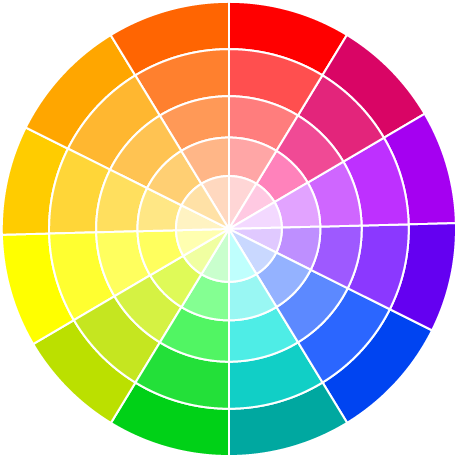
#> input picture lab3/images/wheel.png, 457 x 458 px
$ python task3.py
#> lines starting #> are read from the running program, lines starting #| are printed output that depends on the picture; after the words box and inside, x2 and y2 are one past the last pixel; in counts of white or black regions, pixels touching at a corner belong together
import cv2
import numpy as np
import os

def apply_rgb_filters(image):
    """Apply RGB color filtering"""
    # TODO: (DONE) Define BGR color ranges for red, green, and blue
    # Example: ranges = {'red': ([low_B, low_G, low_R], [high_B, high_G, high_R]), ...}
    ranges = {
        'red': ([0, 0, 220], [50, 50, 255]),
        'green': ([0, 200, 0], [50, 255, 50]),
        'blue': ([220, 0, 0], [255, 80, 80]),
        'yellow': ([0, 220, 200], [10, 255, 255]),
        'purple': ([150, 0, 150], [250, 10, 190])
    }

    results = {}
    for color, (lower, upper) in ranges.items():
        # TODO: (DONE) Convert lists to NumPy arrays
        # TODO: (DONE) Create mask with cv2.inRange()
        # TODO: (DONE) Apply cv2.bitwise_and() to extract the color region
        lower_np = np.array(lower)
        upper_np = np.array(upper)
        mask = cv2.inRange(image, lower_np, upper_np)
        filtered = cv2.bitwise_and(image, image, mask=mask)  # Replace with masked image
        results[color] = {'mask': mask, 'filtered': filtered}

    return results

def apply_hsv_filters(image):
    """Apply HSV color filtering"""
    # TODO: (DONE) Convert image from BGR to HSV using cv2.cvtColor()
    hsv = cv2.cvtColor(image, cv2.COLOR_BGR2HSV)

    # TODO: Define HSV ranges for red, green, and blue
    # Hint: Red requires TWO ranges (low 0–10 and high 170–180)
    ranges = {
        'red': [
            ([0, 50, 10], [10, 255, 255]),    # low reds
            ([170, 50, 10], [180, 255, 255])  # high reds
        ],
        'green': [
            ([40, 10, 10], [86, 255, 255])
        ],
        'blue': [
            ([95, 10, 10], [126, 255, 255])
        ],
        'yellow': [
            ([28, 10, 10], [32, 255, 255])
        ],
        'purple': [
            ([140, 10, 10], [160, 255, 255])
        ]
    }

    results = {}
    for color, bounds_list in ranges.items():
        mask = None
        # TODO: (DONE) Convert lower/upper to NumPy arrays
        # TODO: (DONE) Create mask using cv2.inRange()
        # TODO: (DONE) Combine masks using cv2.bitwise_or()
        for lower, upper in bounds_list:
            lower_np = np.array(lower)
            upper_np = np.array(upper)

            new_mask = cv2.inRange(hsv, lower_np, upper_np)
            if mask is None:
                mask = new_mask
            else:
                mask = cv2.bitwise_or(mask, new_mask)
            pass

        # TODO: (DONE) Extract the color region using cv2.bitwise_and()
        filtered = cv2.bitwise_and(image, image, mask=mask)
        results[color] = {'mask': mask, 'filtered': filtered}

    return results

def display_results(original, rgb_results, hsv_results):
    """Display results in separate windows"""
    cv2.imshow('Original', original)

    for color in ['red', 'green', 'blue', 'yellow', 'purple']:
        # TODO: (DONE) Show the filtered images for both RGB and HSV
        # Hint: use cv2.imshow()
        cv2.imshow(f'RGB - {color}', rgb_results[color]['filtered'])
        cv2.imshow(f'HSV - {color}', hsv_results[color]['filtered'])
        pass

def main():
    """Main function"""
    # Load or create image
    image_path = "images/wheel.png"
    image = cv2.imread(image_path)
#> image is the input picture: shape (458, 457, 3); mean B, G, R 160.4, 180.5, 201.8
    print(f"Image loaded: {image.shape}")
#| Image loaded: (458, 457, 3)

    # TODO: (DONE) Apply both RGB and HSV filters
    rgb_results = apply_rgb_filters(image)
#> the loop in apply_rgb_filters, `for color, (lower, upper) in ranges.items():` made 5 passes
#> pass 1, in apply_rgb_filters, `mask = cv2.inRange(image, lower_np, upper_np)`:
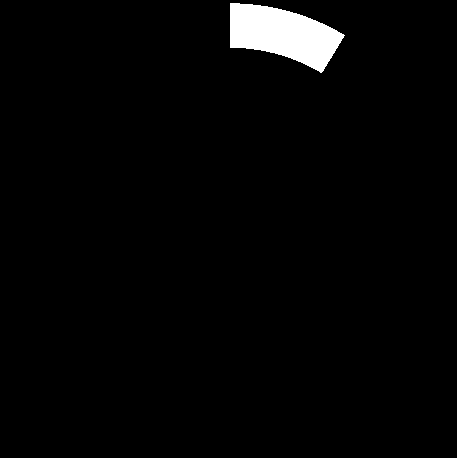
#> mask: shape (458, 457); 2.3% white; 1 white region, box (x1, y1, x2, y2) and area: (230, 3, 345, 73) 4845
#> pass 2, in apply_rgb_filters, `mask = cv2.inRange(image, lower_np, upper_np)`:
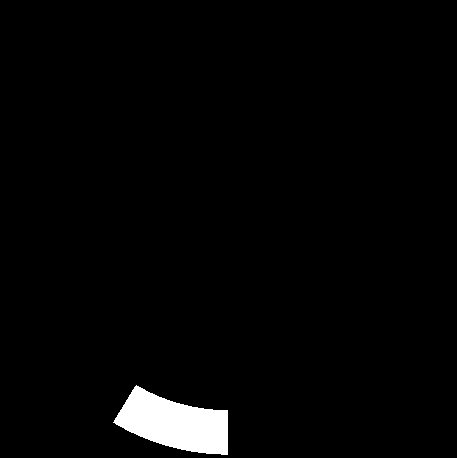
#> mask: shape (458, 457); 2.3% white; 1 white region, box (x1, y1, x2, y2) and area: (113, 385, 228, 455) 4825
#> pass 2, in apply_rgb_filters, `filtered = cv2.bitwise_and(image, image, mask=mask)`:
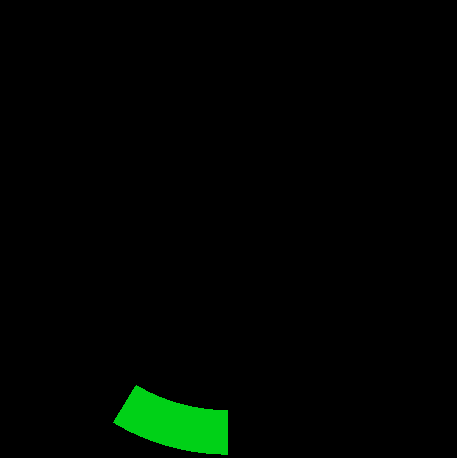
#> filtered: shape (458, 457, 3); mean B, G, R 0.5, 4.8, 0
#> after the loop in apply_rgb_filters, `for color, (lower, upper) in ranges.items():`: results = 5 items
#> rgb_results = 5 items
    hsv_results = apply_hsv_filters(image)
#> in apply_hsv_filters, `hsv = cv2.cvtColor(image, cv2.COLOR_BGR2HSV)`: hsv: shape (458, 457, 3); mean H, S, V 50.1, 143.1, 246.6
#> the loop in apply_hsv_filters, `for color, bounds_list in ranges.items():` made 5 passes
#> pass 1, in apply_hsv_filters, `filtered = cv2.bitwise_and(image, image, mask=mask)`:
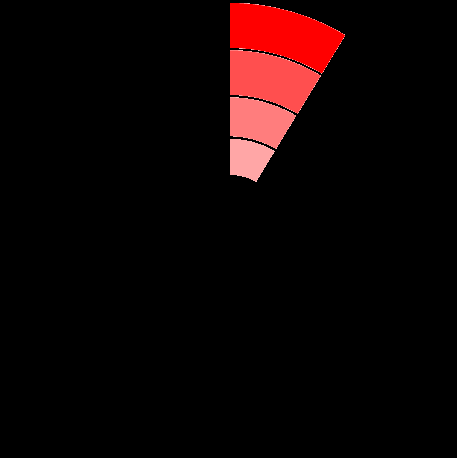
#> filtered: shape (458, 457, 3); mean B, G, R 4, 4, 15.1
#> pass 2, in apply_hsv_filters, `filtered = cv2.bitwise_and(image, image, mask=mask)`:
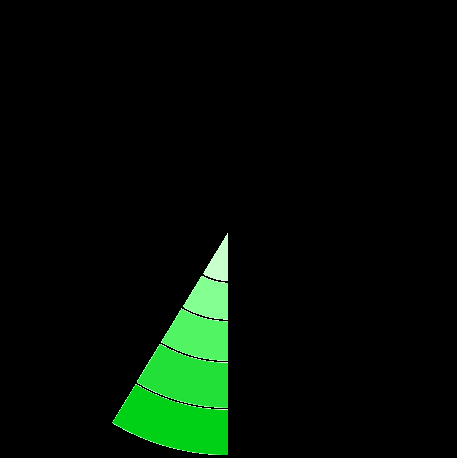
#> filtered: shape (458, 457, 3); mean B, G, R 4.6, 14.5, 3.4
#> pass 3, in apply_hsv_filters, `filtered = cv2.bitwise_and(image, image, mask=mask)`:
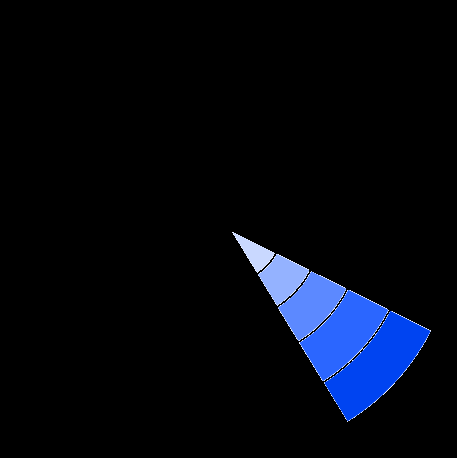
#> filtered: shape (458, 457, 3); mean B, G, R 16.4, 7.5, 4
#> after the loop in apply_hsv_filters, `for color, bounds_list in ranges.items():`:
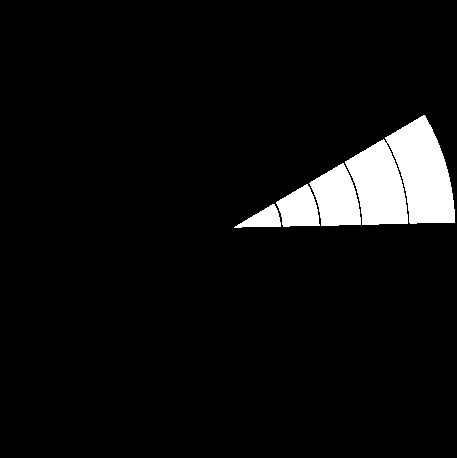
#> mask: shape (458, 457); 5.9% white; 4 white regions, box (x1, y1, x2, y2) and area: (345, 115, 455, 225) 8247, (309, 163, 361, 226) 2205, (276, 184, 320, 227) 1288, (234, 204, 281, 228) 589
#> hsv_results = 5 items

    # TODO: (DONE) Display results
    display_results(image, rgb_results, hsv_results)

    print("Press any key to close...")
    cv2.waitKey(0)
    cv2.destroyAllWindows()

if __name__ == "__main__":
    main()
